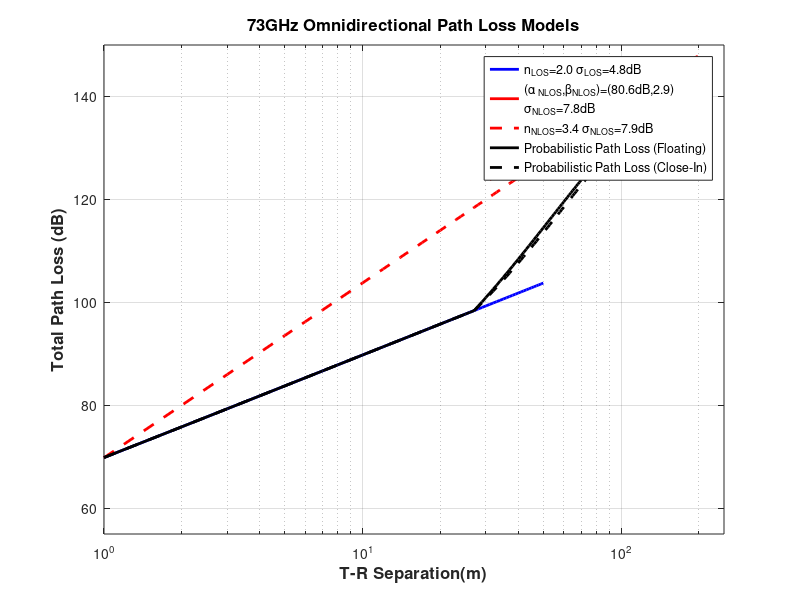

This chart was generated by the following MATLAB code: (Note: this script raises an error after producing the figure.)
%%
clear;
clc;
%%
d= 1:1:200 ;

d_BP = 27;
alpha = 71;
d0 = 1;
c  = 3*10^8;
%%
f = 73.5*10^9;
n_LOS = 2.0;
Sigma_LOS = 4.8;
n_NLOS = 3.4;
Sigma_NLOS = 7.9;
alpha2 = 80.6;
Beta = 2.9;
Sigma2_NLOS = 7.8;
%%
Lambda  =c/f ;
P_LOS = zeros(200,1);
PL_LOS = zeros(200,1);
PL_NLOS = zeros(200,1);
PL_Prob = zeros(200,1);

PL_NLOS_CloseIn = zeros(200,1);
PL_NLOS_Floating = zeros(200,1);

%%
for d=1:1:200
    P_LOS(d)  = (min(d_BP/d,1)*(1-exp(-d/alpha))+exp(-d/alpha))^2;
    
    PL_LOS(d)  = 20*log10(4*pi/ Lambda)+10*n_LOS *log10(d)+lognpdf(d,0,Sigma_LOS );
    
    PL_NLOS_CloseIn(d) = 20*log10(4*pi/ Lambda)+10*n_NLOS *log10(d)+lognpdf(d,0,Sigma_NLOS );
    PL_NLOS_Floating(d)  = alpha2  +10* Beta  *log10(d)+lognpdf(d,0,Sigma2_NLOS );
    
    if d<= 30
        PL_NLOS(d)  = PL_NLOS_CloseIn(d);
    else
        PL_NLOS(d)  = PL_NLOS_Floating(d);
    end
    PL_Prob(d)  = P_LOS(d)*PL_LOS(d)+(1-P_LOS(d))*PL_NLOS(d);
    PL_Prob_CloseIn(d)  = P_LOS(d)*PL_LOS(d)+(1-P_LOS(d))*PL_NLOS_CloseIn(d);
    PL_Prob_Floating(d)  = P_LOS(d)*PL_LOS(d)+(1-P_LOS(d))*PL_NLOS_Floating(d);

end
%%
figure;

t = 1:1:50;%in fact it should be 30
s1 = semilogx(t,PL_LOS(1:50),'b-','LineWidth',2);grid on;hold on;

t = 31:1:200;%in the paper it begin at 51
p1 = plot(t,PL_NLOS_Floating(31:200),'r-','LineWidth',2);  hold on;grid on;

t = 1:1:200;
p2 = plot(t, PL_NLOS_CloseIn,'r--','LineWidth',2);  hold on;grid on;
p3 = plot(t,PL_Prob_Floating,'k-','LineWidth',2);  hold on;grid on;
p4 = plot(t,PL_Prob_CloseIn,'k--','LineWidth',2);  hold on;grid on;
% plot(t,PL_NLOS,'r-','LineWidth',2);  hold on;grid on;
% plot(t,PL_Prob,'g-','LineWidth',2);  hold on;grid on;
axis([1,250,55,150]);
xlabel('T-R Separation(m)','FontSize',12,'FontWeight','bold')
ylabel('Total Path Loss (dB)','FontSize',12,'FontWeight','bold')
title('73GHz Omnidirectional Path Loss Models','FontSize',12,'FontWeight','bold')
grid on;
%%
t1 = 'n_L_O_S=2.0 \sigma_L_O_S=4.8dB';
t2 = ['(\alpha _N_L_O_S,\beta_N_L_O_S)=(80.6dB,2.9)  ', sprintf('\n'),  '\sigma_N_L_O_S=7.8dB'];
t3 = ['n_N_L_O_S=3.4 \sigma_N_L_O_S=7.9dB'];
t4 = ['Probabilistic Path Loss (Floating)' ];
t5 = ['Probabilistic Path Loss (Close-In)' ];
line_handles = [s1,p1,p2,p3,p4];
legend_texts = {t1, t2, t3, t4,t5};
h_leg = legend(line_handles, legend_texts);
h_leg.FontWeight = 'bold';
h_leg.Location = 'best';
